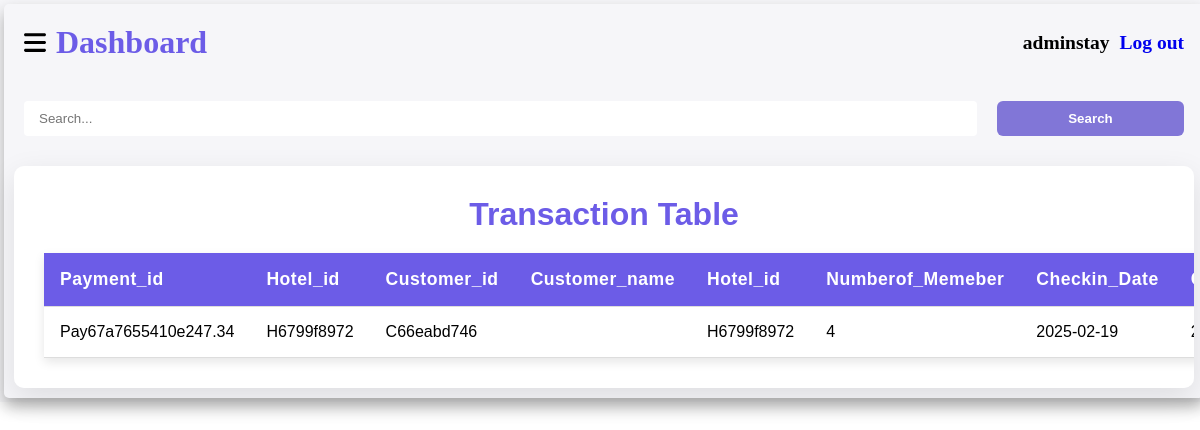
The page /transaction.php (signed in) on the database as committed earlier.
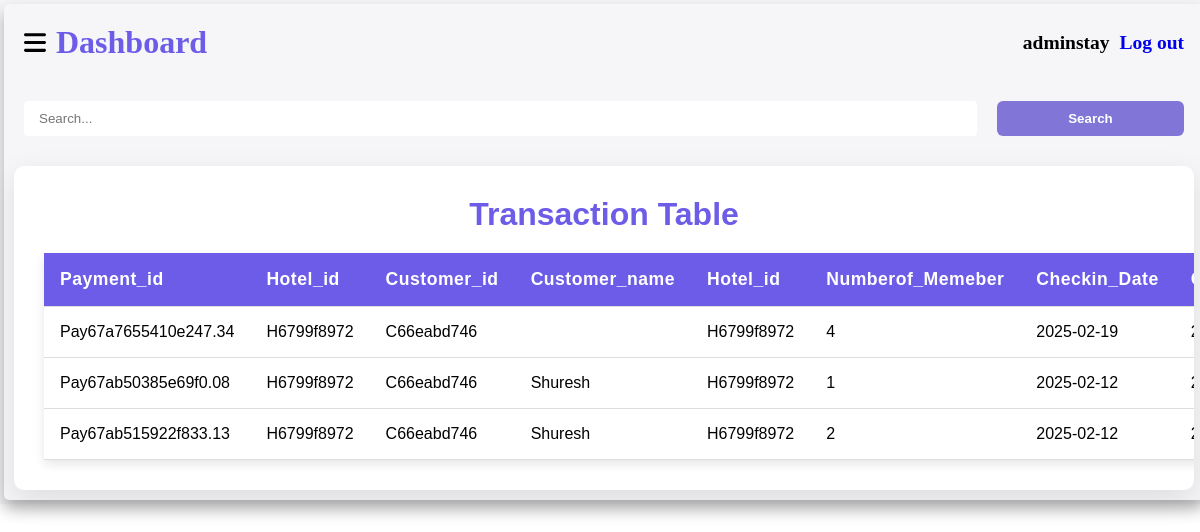
The same page on the database as committed later.
### tables this page shows
CREATE TABLE `booking_list` (
  `Payment_id` varchar(20) NOT NULL,
  `Room_id` varchar(20) NOT NULL,
  `Customer_id` varchar(20) NOT NULL,
  `Customer_name` varchar(50) NOT NULL,
  `Hotel_id` varchar(30) NOT NULL,
  `Numberof_Memeber` int(11) NOT NULL,
  `Checkin_Date` varchar(20) NOT NULL,
  `Checkout_Date` varchar(20) NOT NULL,
  `Amount` int(11) NOT NULL,
  `Transaction_Date` varchar(30) NOT NULL
);

### transaction.php (the view, shortened to what this page needs)
<!DOCTYPE html>
<html lang="en">
<head>
    <link rel="stylesheet" href="./CSS/index.css">
    <link rel="stylesheet" href="https://cdnjs.cloudflare.com/ajax/libs/font-awesome/6.6.0/css/all.min.css" />
    <link rel="stylesheet" href="./CSS/table.css">
</head>
<body>
    <div class="container">
        <div class="right">
            <div class="navbar">
                <h1 class="name">
                    <img src="./Images/ham.svg" alt="" srcset="" id="hambtn">
                    <span>Dashboard</span>
                </h1>
                <h2 class="uname">
                    <?php
                    if (isset($_SESSION['adminname'])) {
                        echo   "<span>" . $_SESSION['adminname'] . "</span>";
                        echo  "<a href='Process/logout.php'>Log out</a>";
                    } else {
                        header("location:Admin.php");
                    }
                    ?>
                </h2>
            </div>
            <form method="POST">
                <div class="search">
                    <input class="stc" type="text" name="serch" placeholder="Search...">
                    <button class="scbtn" name="serchbtn">Search</button>
                </div>
            </form>
            <?php
            include './Process/cnn.php';
            if (array_key_exists('serchbtn', $_POST)) {
                serchdata();
            } else {
                $data  = mysqli_query($cnn, "Select * from booking_list");
                echo "<div class='table-container'>
                <h1>Transaction Table</h1>
                    <table>
                        <thead>
                            <tr id='data2'>
                            <th>Payment_id </th>
                            <th>Hotel_id</th>
                            <th>Customer_id</th>
                            <th>Customer_name</th>
                            <th>Hotel_id</th>
                            <th>Numberof_Memeber</th>
                            <th>Checkin_Date</th>
                            <th>Checkout_Date</th>
                            <th>Amount</th>
                            <th>Transaction_Date</th>
                            </tr>
                        </thead>";
                while ($d = mysqli_fetch_assoc($data)) {
                    echo "<tbody>
                    <tr>
                    <td><span id='data'>U_id:</span>" . $d['Payment_id'] . "</td>
                    <td><span id='data'>Username :</span>" . $d['Hotel_id'] . "</td>
                    <td><span id='data'>Email :</span>" . $d['Customer_id'] . "</td>
                    <td><span id='data'>Email :</span>" . $d['Customer_name'] . "</td>
                    <td><span id='data'>Mobile_no :</span>" . $d['Hotel_id'] . "</td>
                    <td><span id='data'>Mobile_no :</span>" . $d['Numberof_Memeber'] . "</td>
                    <td><span id='data'>Mobile_no :</span>" . $d['Checkin_Date'] . "</td>
                    <td><span id='data'>Mobile_no :</span>" . $d['Checkout_Date'] . "</td>
                    <td><span id='data'>Mobile_no :</span>" . $d['Amount'] . "</td>
                    <td><span id='data'>Mobile_no :</span>" . $d['Transaction_Date'] . "</td>
                    </tr>
                </tbody>";
                }
                echo "</table></div>";
            }
            ?>
        </div>
    </div>
</body>
</html>

### CSS/index.css (style rules this page uses)
* { margin: 0; padding: 0; }
.name { display: flex; align-items: center; gap: 10px; margin: 20px; }
#hambtn { width: 22px; }
.container { background-color: #f6f6f9; display: flex; }
.right { width: 100vw; box-shadow: 0 0.5rem 1rem #D4D4D4; }
.right { border-radius: 5px; margin: 4px; box-shadow: 0 0.5rem 1rem #acacac; }
a { text-decoration: none; }
.navbar { cursor: pointer; font-size: 13px; display: flex; align-items: center; justify-content: space-between; }
.uname { margin-right: 20px; gap: 10px; display: flex; }

### CSS/table.css (style rules this page uses)
.table-container { overflow: auto; margin: 10px; background-color: white; padding: 30px; border-radius: 10px; box-shadow: 0 10px 30px rgba(0, 0, 0, 0.1); animation: fadeIn 1s ease-in-out; cursor: pointer; font-family: 'Lucida Sans', 'Lucida Sans Regular', 'Lucida Grande', 'Lucida Sans Unicode', Geneva, Verdana, sans-serif; }
h1 { text-align: center; color: #6c5ce7; font-size: 2rem; margin-bottom: 20px; animation: fadeIn 1.5s ease-out; }
table { width: 100%; border-collapse: collapse; margin-top: 20px; animation: fadeIn 1.5s ease-in-out; }
th, td { padding: 16px; text-align: left; border-bottom: 1px solid #ddd; transition: background-color 0.3s ease, transform 0.3s ease; }
th { background-color: #6c5ce7; color: white; font-size: 1.1rem; font-weight: 600; letter-spacing: 0.5px; }
table { box-shadow: 0 4px 10px rgba(0, 0, 0, 0.1); }
.stc { width: 100%; padding: 10px 15px; border-radius: 4px; border: none; }
.scbtn { padding: 6px; cursor: pointer; width: 20%; background: #8176d7; border-radius: 6px; font-weight: bold; border: none; color: white; font-family: 'Trebuchet MS', 'Lucida Sans Unicode', 'Lucida Grande', 'Lucida Sans', Arial, sans-serif; }
.search { gap: 20px; display: flex; justify-content: center; padding: 20px; }

Rows that differ between the two databases and show on the page:
added booking_list: Payment_id "Pay67ab50385e69f0.08", Hotel "H6799f8972", Customer "C66eabd746", Customer_name "Shuresh", Numberof_Memeber "1", Checkin_Date "2025-02-12"
added booking_list: Payment_id "Pay67ab515922f833.13", Hotel "H6799f8972", Customer "C66eabd746", Customer_name "Shuresh", Numberof_Memeber "2", Checkin_Date "2025-02-12"
